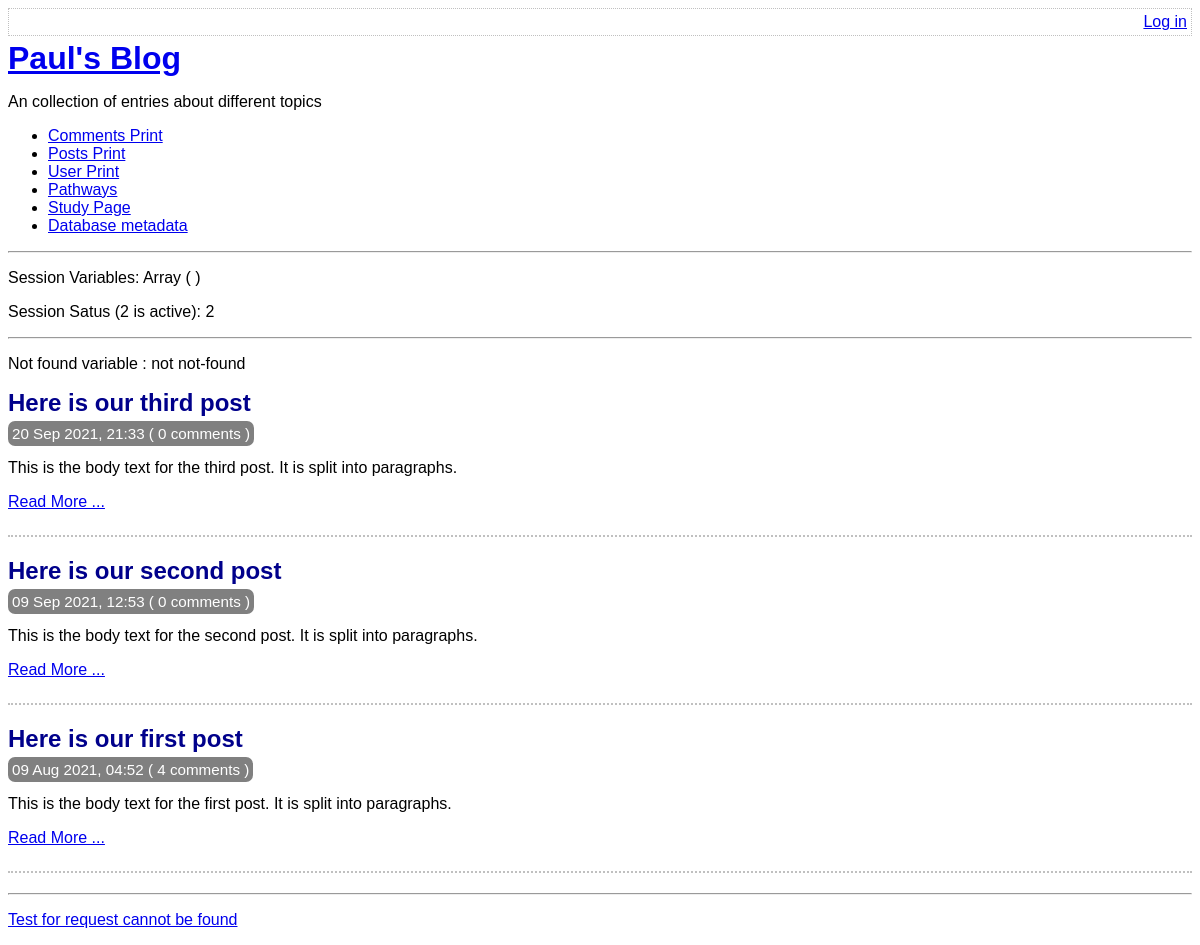
Before: / with the older database file.
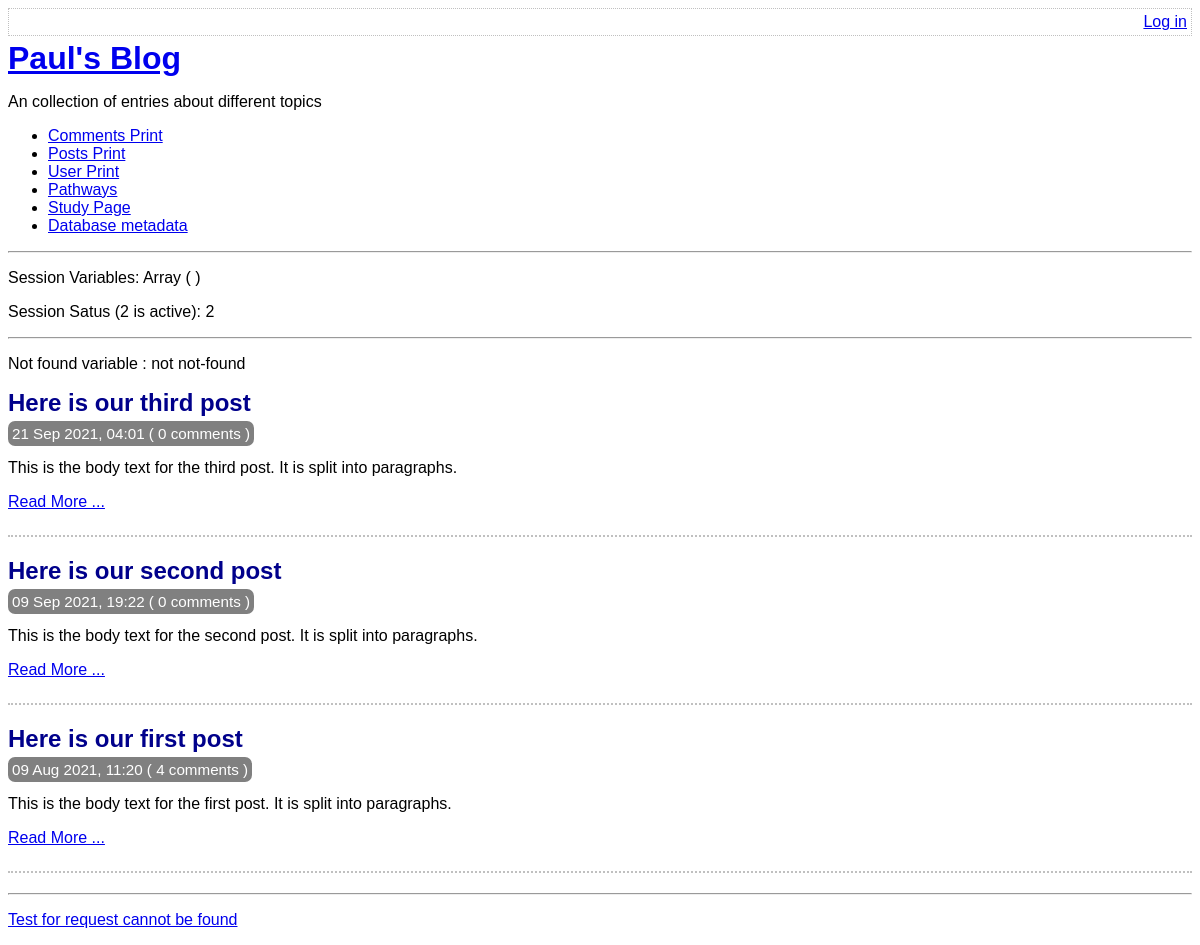
After: the same page with the newer database file.
### tables this page shows
CREATE TABLE post(
    id integer primary key autoincrement not null,
    title text not null,
    body text not null,
    user_id integer not null,
    created_at date not null,
    updated_at date,
    foreign key (user_id) references user(id)
);

### lib/common.php (called while the page is built, shortened)
<?php
function getRootPath()
{
    return realpath(__DIR__ . '/..');
}
function getDatabasePath()
{
    return getRootPath() . '/data/data.sqlite';
}
function getDsn()
{
    return 'sqlite:' . getDatabasePath();
}
function getPDO()
{
    $pdo = new PDO(getDsn());
    return $pdo;
}
function htmlEscape($html){
    return htmlspecialchars($html, ENT_HTML5, 'UTF-8');
}
function convertSQliteDate($sqlDate){
    $date = DateTime::createFromFormat("Y-m-d H:i:s",$sqlDate);
    return $date -> format('d M Y, H:i');
}
function countCommentsForPost(PDO $pdo, $postId){
    $pdo = getPDO();
    $sql = "
    select count(*) c from comment
    where post_id = :post_id
    ";
    $stmt = $pdo -> prepare($sql);
    $stmt ->execute(
        array('post_id' => $postId, )
    );
    return (int) $stmt -> fetchColumn();
}
function getAllPosts(PDO $pdo){
    $stmt = $pdo -> query(
        'select id, title, created_at, body,
        (select count(*) from comment where comment.post_id = post.id) comment_count
        from post
        order by created_at desc'
      );
      return $stmt->fetchAll(PDO::FETCH_ASSOC);
}

### index.php (the view, shortened to what this page needs)
<?php
require_once 'lib/common.php';
$pdo = getPDO();
$posts = getAllPosts($pdo);
$notFound = isset($_GET['not-found']);
if ($notFound){
  $notFoundVar = $notFound;
}
else{
  $notFoundVar = "not not-found";
}
?>
<?php
require_once 'templates/boilerplate.php' ?>
<body>
    <?php require 'templates/title.php' ?>
    <p>Not found variable : <?php echo $notFoundVar ?></p>
      <div class="post-list">
        <?php foreach ($posts as $post): ?>
          <div class="post-synopsis">
              <h2>
                <?php echo htmlEscape($post['title']) ?>
              </h2>
              <div class="meta">
                <?php echo convertSQliteDate($post['created_at']) ?>
                ( <?php  echo countCommentsForPost($pdo , $post['id'])  ?> comments )
              </div>
              <p>
                <?php echo htmlEscape($post['body'] )?>
              </p>
              <div class="post-controls">
                <p><a href="view-post.php?post_id=<?php echo $post['id'] ?>">Read More ...</a>
              </p>
              </div>
          </div>
      <?php endforeach ?>
    </div>
<hr/>
<p><a href="view-post.php?post_id=7">Test for request cannot be found</a></p>
</body>
</html>

Changed rows visible on the page:
changed post "Here is our third post": created_at "20 Sep 2021, 21:33" → "21 Sep 2021, 04:01"
changed post "Here is our second post": created_at "09 Sep 2021, 12:53" → "09 Sep 2021, 19:22"
changed post "Here is our first post": created_at "09 Aug 2021, 04:52" → "09 Aug 2021, 11:20"
